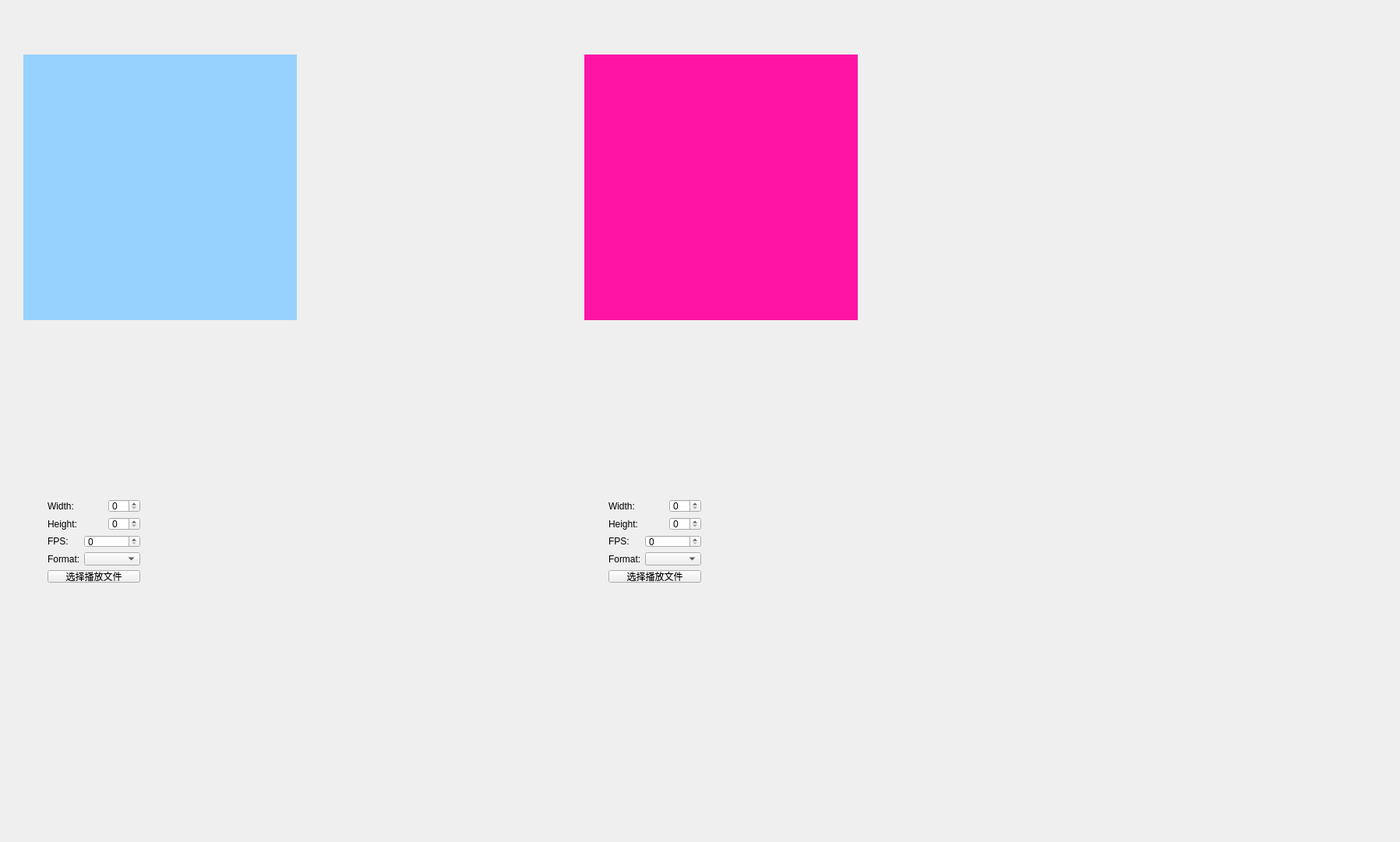
<?xml version="1.0" encoding="UTF-8"?>
<ui version="4.0">
 <class>SDL_Qt_RGBClass</class>
 <widget class="QWidget" name="SDL_Qt_RGBClass">
  <property name="geometry">
   <rect>
    <x>0</x>
    <y>0</y>
    <width>1797</width>
    <height>1081</height>
   </rect>
  </property>
  <property name="windowTitle">
   <string>SDL_Qt_RGB</string>
  </property>
  <widget class="QLabel" name="labelVideo_0">
   <property name="geometry">
    <rect>
     <x>30</x>
     <y>70</y>
     <width>351</width>
     <height>341</height>
    </rect>
   </property>
   <property name="styleSheet">
    <string notr="true">QWidget {
    background-color: rgb(151, 210, 255); 
}</string>
   </property>
   <property name="text">
    <string/>
   </property>
  </widget>
  <widget class="QLabel" name="labelVideo_1">
   <property name="geometry">
    <rect>
     <x>750</x>
     <y>70</y>
     <width>351</width>
     <height>341</height>
    </rect>
   </property>
   <property name="styleSheet">
    <string notr="true">QWidget {
    background-color: rgb(255, 20, 165); 
}</string>
   </property>
   <property name="text">
    <string/>
   </property>
  </widget>
  <widget class="QWidget" name="layoutWidget">
   <property name="geometry">
    <rect>
     <x>770</x>
     <y>630</y>
     <width>140</width>
     <height>129</height>
    </rect>
   </property>
   <layout class="QGridLayout" name="gridLayout_2">
    <item row="0" column="2">
     <widget class="QSpinBox" name="spinBox_Width_1"/>
    </item>
    <item row="3" column="0">
     <widget class="QLabel" name="label_14">
      <property name="text">
       <string>Format:</string>
      </property>
     </widget>
    </item>
    <item row="0" column="0">
     <widget class="QLabel" name="label_15">
      <property name="text">
       <string>Width:</string>
      </property>
     </widget>
    </item>
    <item row="2" column="0">
     <widget class="QLabel" name="label_16">
      <property name="text">
       <string>FPS:</string>
      </property>
     </widget>
    </item>
    <item row="4" column="0" colspan="3">
     <widget class="QPushButton" name="pushBtnSelectFile_1">
      <property name="text">
       <string>选择播放文件</string>
      </property>
     </widget>
    </item>
    <item row="2" column="1" colspan="2">
     <widget class="QSpinBox" name="spinBox_FPS_1"/>
    </item>
    <item row="1" column="2">
     <widget class="QSpinBox" name="spinBox_Height_1"/>
    </item>
    <item row="3" column="1" colspan="2">
     <widget class="QComboBox" name="comboBox_Format_1"/>
    </item>
    <item row="1" column="0" colspan="2">
     <widget class="QLabel" name="label_17">
      <property name="text">
       <string>Height:</string>
      </property>
     </widget>
    </item>
   </layout>
  </widget>
  <widget class="QWidget" name="layoutWidget">
   <property name="geometry">
    <rect>
     <x>50</x>
     <y>630</y>
     <width>140</width>
     <height>129</height>
    </rect>
   </property>
   <layout class="QGridLayout" name="gridLayout">
    <item row="0" column="2">
     <widget class="QSpinBox" name="spinBox_Width_0"/>
    </item>
    <item row="3" column="0">
     <widget class="QLabel" name="label_13">
      <property name="text">
       <string>Format:</string>
      </property>
     </widget>
    </item>
    <item row="0" column="0">
     <widget class="QLabel" name="label_11">
      <property name="text">
       <string>Width:</string>
      </property>
     </widget>
    </item>
    <item row="2" column="0">
     <widget class="QLabel" name="label_12">
      <property name="text">
       <string>FPS:</string>
      </property>
     </widget>
    </item>
    <item row="4" column="0" colspan="3">
     <widget class="QPushButton" name="pushBtnSelectFile_0">
      <property name="text">
       <string>选择播放文件</string>
      </property>
     </widget>
    </item>
    <item row="2" column="1" colspan="2">
     <widget class="QSpinBox" name="spinBox_FPS_0"/>
    </item>
    <item row="1" column="2">
     <widget class="QSpinBox" name="spinBox_Height_0"/>
    </item>
    <item row="3" column="1" colspan="2">
     <widget class="QComboBox" name="comboBox_Format_0"/>
    </item>
    <item row="1" column="0" colspan="2">
     <widget class="QLabel" name="label_10">
      <property name="text">
       <string>Height:</string>
      </property>
     </widget>
    </item>
   </layout>
  </widget>
 </widget>
 <layoutdefault spacing="6" margin="11"/>
 <resources>
  <include location="sdl_qt_rgb.qrc"/>
 </resources>
 <connections/>
</ui>
